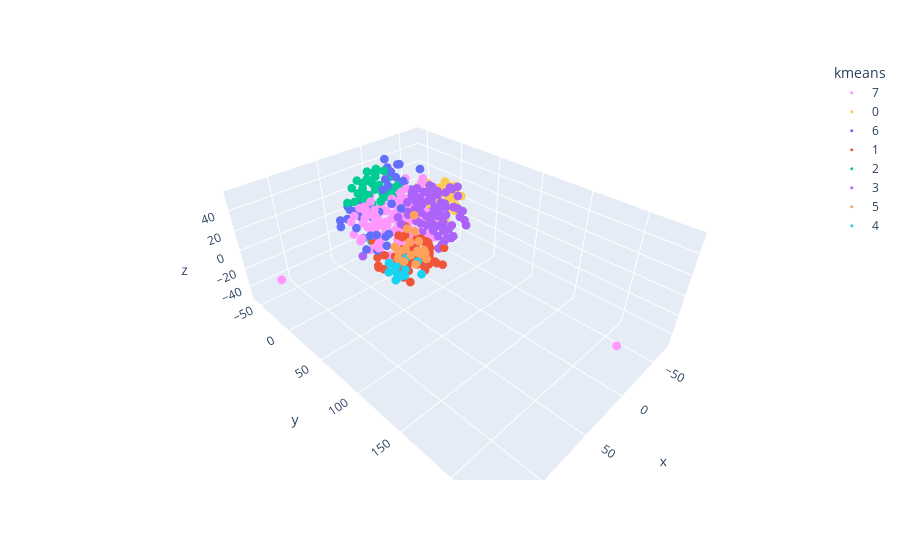
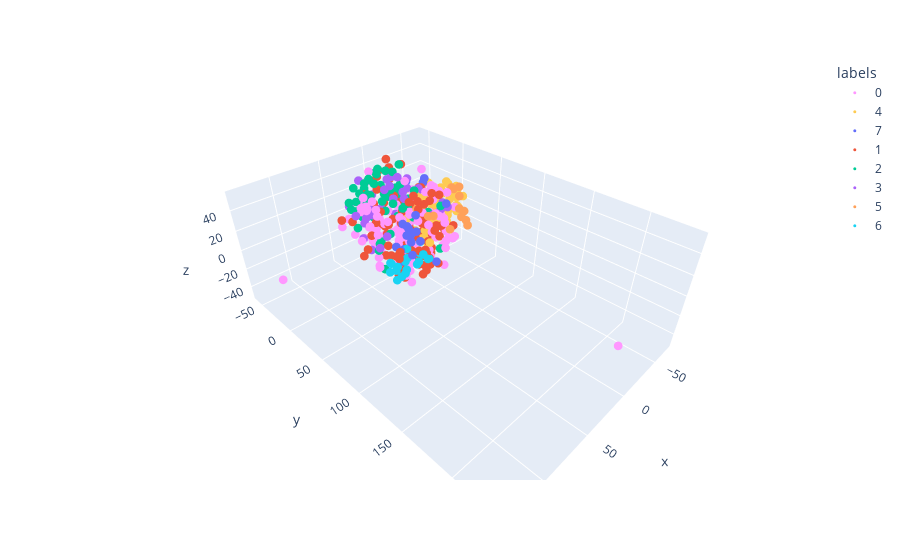

The code cell stored with these charts, in order, in its notebook:
### Markdown cell above
## plot using TSNE 3D

### Code cell
#plot k_means
fig = px.scatter_3d(df, x='x', y='y', z='z', color="kmeans", color_discrete_map=kmeans_color_map)
fig.update_traces(marker_size=3)
fig.show()

#plot real label
fig = px.scatter_3d(df, x='x', y='y', z='z', color="labels", color_discrete_map=kmeans_color_map)
fig.update_traces(marker_size=3)
fig.show()
